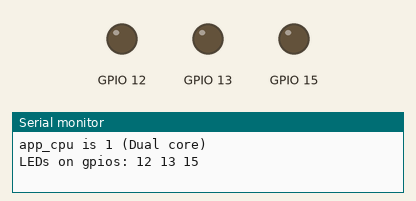
Simulated run of this sketch. Board: ESP32. Shown: output pins drawn as LEDs (lit = HIGH), the last lines printed to the serial monitor.

Above: at 1.0 s.
At 1.77 s:
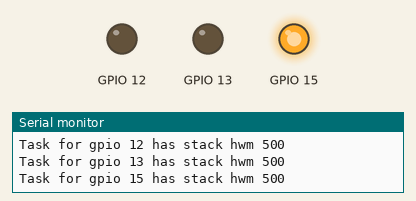
At 2.22 s:
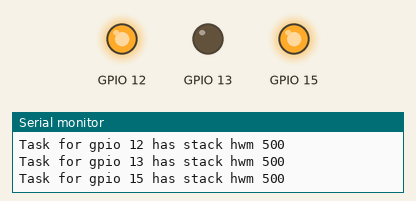
At 2.42 s:
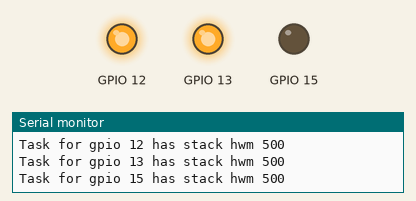
At 2.87 s:
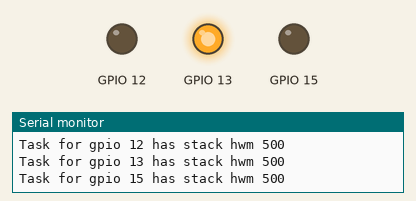
At 3.67 s:
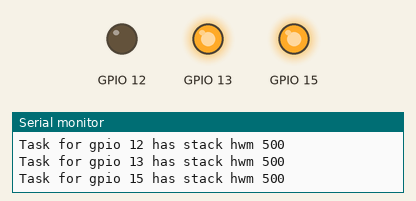
Timing chart, 0 to 4.0 s (numbered marks = the images above):
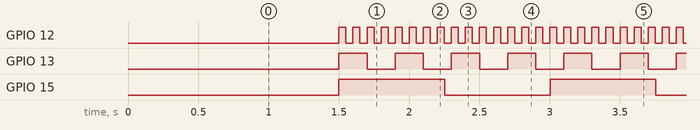

Measured:
- by itself, GPIO 12: alternates HIGH for 0.05 s and LOW for 0.05 s
- by itself, GPIO 13: alternates HIGH for 0.20 s and LOW for 0.20 s
- by itself, GPIO 15: alternates HIGH for 0.75 s and LOW for 0.75 s

The sketch:

20_Basic_Tasks.ino
```cpp
#include <FreeRTOS.h>

#define LED1  12
#define LED2  13
#define LED3  15

struct s_led {
  byte          bGpio;
  byte          bState;
  unsigned      uNapms;  // Delay in ms
  TaskHandle_t  thTaskh;
};

static s_led sLeds[3] = {
  { LED1, 0,  50, 0 },
  { LED2, 0, 200, 0 },
  { LED3, 0, 750, 0 }
};

static void led_task_func(void *argp) {
  s_led *spLed = (s_led*)argp;
  unsigned uStack_hwm = 0, uTemp;

  vTaskDelay(1000);

  for(;;){
    digitalWrite(spLed->bGpio, spLed->bState ^= 1);
    uTemp = uxTaskGetStackHighWaterMark(nullptr);
    if( !uStack_hwm || uTemp < uStack_hwm) {
      uStack_hwm = uTemp;
      printf("Task for gpio %d has stack hwm %u\n",
        spLed->bGpio, uStack_hwm);
    }
    vTaskDelay(spLed->uNapms);
  }
}

void setup() {
  // put your setup code here, to run once:
  int iApp_cpu = 0;

  delay(500);

  iApp_cpu = xPortGetCoreID();
  printf("app_cpu is %d (%s core)\n",
    iApp_cpu,
    iApp_cpu > 0 ? "Dual" : "Single");

  printf("LEDs on gpios: ");
  for ( auto& sLed: sLeds ) {
    pinMode(sLed.bGpio, OUTPUT);
    digitalWrite(sLed.bGpio, LOW);
    xTaskCreatePinnedToCore(
      led_task_func,
      "led_task",
      2048,
      &sLed,
      1,
      &sLed.thTaskh,
      iApp_cpu
      );
      printf("%d ",sLed.bGpio);
  }
  printf("\n");
}

void loop() {
  // put your main code here, to run repeatedly:
  delay(1000);
}
```
